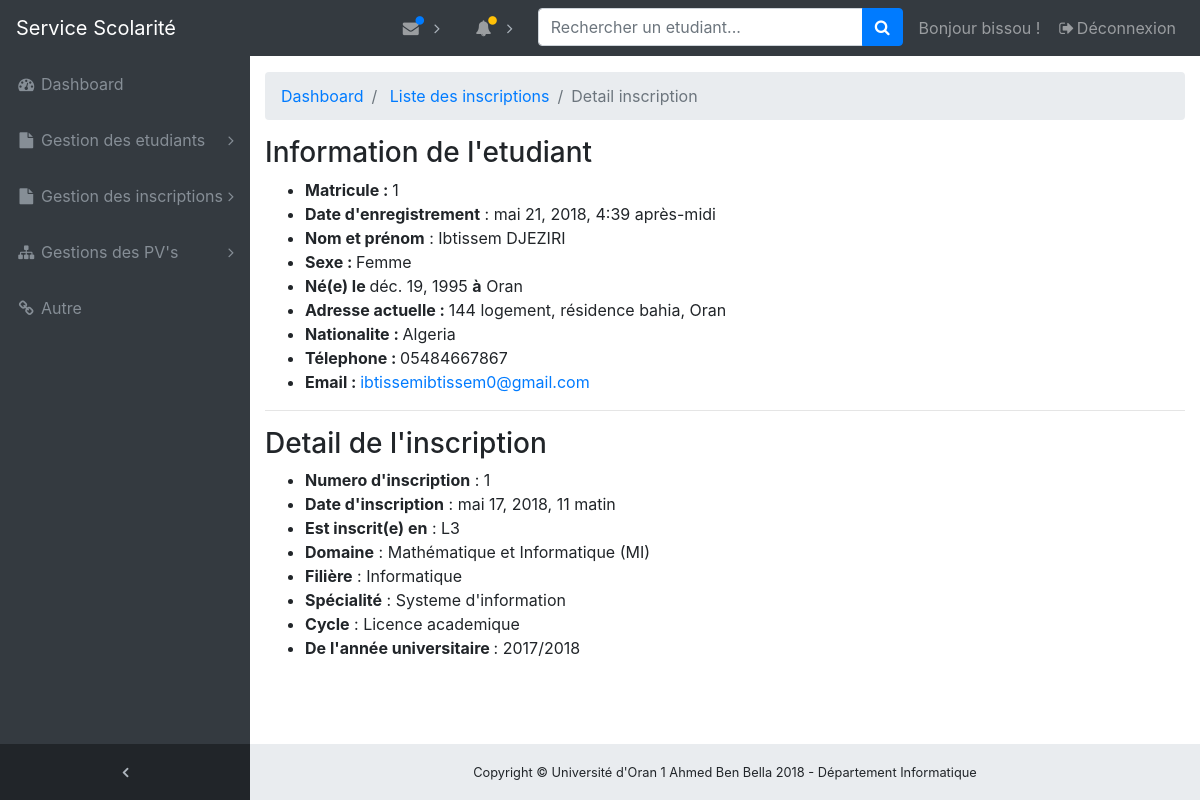
Page /dashboard/1/ (signed in) on the committed database.
### inscriptions/models.py (models this page shows, shortened)
class Inscription(models.Model):
    etudiant = models.ForeignKey(Etudiant)
    annee_universitaire = models.ForeignKey(Annee_universitaire)
    annee_specialite = models.ForeignKey(Annee_specialite)
    date_inscription = models.DateTimeField(auto_now_add=True)
    class Meta:
        db_table = "etudiant_inscription_specialite"
        verbose_name = "Inscription"
        verbose_name_plural = "Inscriptions"

class Etudiant(models.Model):
    user = models.OneToOneField('auth.User')
    sexe = models.CharField(
        choices=(('Homme', 'Homme'), ('Femme', 'Femme')), max_length=100, blank=True)
    adresse = models.CharField(max_length=256)
    date_naissance = models.DateField(blank=True, null=True)
    lieu_naissance = models.CharField(max_length=256, blank=True, null=True)
    nationalite = CountryField(blank=True)
    telephone = models.CharField(max_length=256, blank=True)
    class Meta:
        db_table = "etudiant"
        verbose_name = "Etudiant"
        verbose_name_plural = "Etudiants"

class Annee_specialite(models.Model):
    nom = models.CharField(max_length=256)
    specialite = models.ForeignKey(Specialite)
    class Meta:
        db_table = "annee_specialite"
        verbose_name = "Annee_specialite"
        verbose_name_plural = "Annees_specialite"

class Specialite(models.Model):
    nom = models.CharField(max_length=256)
    cycle = models.ForeignKey(Cycle)
    class Meta:
        db_table = "specialite"
        verbose_name = "Specialite"
        verbose_name_plural = "Specialites"

class Cycle(models.Model):
    nom = models.CharField(max_length=256)
    departement = models.ForeignKey(Departement)
    class Meta:
        db_table = "cycle"
        verbose_name = "Cycle"
        verbose_name_plural = "Cycles"

class Departement(models.Model):
    nom = models.CharField(max_length=256)
    domaine = models.ForeignKey(Domaine)
    class Meta:
        db_table = "departement"
        verbose_name = "Departement"
        verbose_name_plural = "Departements"

class Domaine(models.Model):
    nom = models.CharField(max_length=256)
    faculte = models.ForeignKey(Faculte)
    class Meta:
        db_table = "domaine"
        verbose_name = "Domaine"
        verbose_name_plural = "Domaines"

class Annee_universitaire(models.Model):
    nom = models.CharField(max_length=256)
    class Meta:
        db_table = "annee_universitaire"
        verbose_name = "Annee_universitaire"
        verbose_name_plural = "Annees_universitaire"

### dashboard/views.py (the view)
# urls.py: url(r'^(?P<pk>[0-9]+)/$', dashboard_detail_inscription, name='dashboard_detail_inscription'),
def dashboard_detail_inscription(request, pk):
    if request.user.is_authenticated:
        inscription = Inscription.objects.get(pk=pk)
        return render(request, 'dashboard/detail_inscription.html', {'inscription': inscription})
    else:
        return redirect('login_account')

### dashboard/templates/dashboard/detail_inscription.html
{% extends 'dashboard/base.html' %}
{% load staticfiles %}
{% block content %}
    <ol class="breadcrumb">
        <li class="breadcrumb-item">
            <a href="{% url 'dashboard_home_page' %}">Dashboard</a>
        </li>
        <li class="breadcrumb-item">
            <a href="{% url 'dashboard_liste_inscriptions' %}">Liste des inscriptions</a>
        </li>
        <li class="breadcrumb-item active">Detail inscription</li>
    </ol>
    <div class="row">
        <div class="col-12">
            <h3>Information de l'etudiant</h3>
            <ul>
                <li><strong>Matricule : </strong> {{ inscription.etudiant.id }}</li>
                <li><strong>Date d'enregistrement</strong>
                    : {{ inscription.etudiant.user.date_joined }}
                </li>
                <li><strong>Nom et prénom</strong>
                    : {{ inscription.etudiant.user.first_name.capitalize }} {{ inscription.etudiant.user.last_name.upper }}
                </li>
                <li><strong>Sexe : </strong> {{ inscription.etudiant.sexe }}</li>
                <li><strong>Né(e) le </strong>{{ inscription.etudiant.date_naissance }}
                    <strong> à</strong> {{ inscription.etudiant.lieu_naissance.capitalize }}</li>
                <li><strong>Adresse actuelle : </strong> {{ inscription.etudiant.adresse }}</li>
                <li><strong>Nationalite : </strong>{{ inscription.etudiant.nationalite.name }}</li>
                <li><strong>Télephone : </strong>{{ inscription.etudiant.telephone }}</li>
                <li><strong>Email : </strong> <a
                        href="mailto:{{ inscription.etudiant.user.email }}">{{ inscription.etudiant.user.email }}</a>
                </li>
            </ul>
            <hr>
            <h3>Detail de l'inscription</h3>
            <ul>
                <li><strong>Numero d'inscription</strong>
                    : {{ inscription.id }}
                </li>
                <li><strong>Date d'inscription</strong>
                    : {{ inscription.date_inscription }}
                </li>
                <li><strong>Est inscrit(e) en</strong>
                    : {{ inscription.annee_specialite.nom }}</li>
                <li><strong>Domaine</strong>
                    : {{ inscription.annee_specialite.specialite.cycle.departement.domaine.nom }}</li>
                <li><strong>Filière</strong>
                    : {{ inscription.annee_specialite.specialite.cycle.departement.nom }}</li>
                <li><strong>Spécialité</strong>
                    : {{ inscription.annee_specialite.specialite.nom }}</li>
                <li><strong>Cycle</strong> : {{ inscription.annee_specialite.specialite.cycle.nom }}</li>
                <li><strong>De l'année universitaire </strong>: {{ inscription.annee_universitaire.nom }}</li>
            </ul>
        </div>
    </div>
{% endblock %}

### dashboard/templates/dashboard/-navbar.html (shortened to what this page needs)
{% load staticfiles %}
{% block navbar %}
    <nav class="navbar navbar-expand-lg navbar-dark bg-dark fixed-top" id="mainNav">
        <a class="navbar-brand" href="{% url 'home_page' %}">Service Scolarité</a>
        <div class="collapse navbar-collapse" id="navbarResponsive">
            <ul class="navbar-nav navbar-sidenav" id="exampleAccordion">
                <li class="nav-item" data-toggle="tooltip" data-placement="right" title="Dashboard">
                    <a class="nav-link" href="{% url 'dashboard_home_page' %}">
                        <i class="fa fa-fw fa-dashboard"></i>
                        <span class="nav-link-text">Dashboard</span>
                    </a>
                </li>
                <li class="nav-item" data-toggle="tooltip" data-placement="right" title="Gestion des etudiants">
                    <a class="nav-link nav-link-collapse collapsed" data-toggle="collapse"
                       href="#collapseGestionEtudiants"
                       data-parent="#exampleAccordion">
                        <i class="fa fa-fw fa-file"></i>
                        <span class="nav-link-text">Gestion des etudiants</span>
                    </a>
                </li>
                <li class="nav-item" data-toggle="tooltip" data-placement="right" title="Example Pages">
                    <a class="nav-link nav-link-collapse collapsed" data-toggle="collapse" href="#collapseExamplePages"
                       data-parent="#exampleAccordion">
                        <i class="fa fa-fw fa-file"></i>
                        <span class="nav-link-text">Gestion des inscriptions</span>
                    </a>
                </li>
                <li class="nav-item" data-toggle="tooltip" data-placement="right" title="Menu Levels">
                    <a class="nav-link nav-link-collapse collapsed" data-toggle="collapse" href="#collapseMulti"
                       data-parent="#exampleAccordion">
                        <i class="fa fa-fw fa-sitemap"></i>
                        <span class="nav-link-text">Gestions des PV's</span>
                    </a>
                </li>
                <li class="nav-item" data-toggle="tooltip" data-placement="right" title="Link">
                    <a class="nav-link" href="#">
                        <i class="fa fa-fw fa-link"></i>
                        <span class="nav-link-text">Autre</span>
                    </a>
                </li>
            </ul>
            <ul class="navbar-nav sidenav-toggler">
                <li class="nav-item">
                    <a class="nav-link text-center" id="sidenavToggler">
                        <i class="fa fa-fw fa-angle-left"></i>
                    </a>
                </li>
            </ul>
            <ul class="navbar-nav ml-auto">
                <li class="nav-item dropdown">
                    <a class="nav-link dropdown-toggle mr-lg-2" id="messagesDropdown" href="#" data-toggle="dropdown"
                       aria-haspopup="true" aria-expanded="false">
                        <i class="fa fa-fw fa-envelope"></i>
                        <span class="indicator text-primary d-none d-lg-block">
                        <i class="fa fa-fw fa-circle"></i>
                    </span>
                    </a>
                </li>
                <li class="nav-item dropdown">
                    <a class="nav-link dropdown-toggle mr-lg-2" id="alertsDropdown" href="#" data-toggle="dropdown"
                       aria-haspopup="true" aria-expanded="false">
                        <i class="fa fa-fw fa-bell"></i>
                        <span class="indicator text-warning d-none d-lg-block">
                        <i class="fa fa-fw fa-circle"></i>
                    </span>
                    </a>
                </li>
                <li class="nav-item">
                    <form method="post" class="form-inline my-2 my-lg-0 mr-lg-2"> {% csrf_token %}
                        <div class="input-group">
                            <input class="form-control" type="text" placeholder="Rechercher un etudiant..." size="25">
                            <span class="input-group-append">
                            <button class="btn btn-primary" type="submit">
                                <i class="fa fa-search"></i>
                            </button>
                        </span>
                        </div>
                    </form>
                </li>
                <li class="nav-item">
                    <a class="nav-link">
                        Bonjour {{ user.username }} !</a>
                </li>
                <li class="nav-item">
                    <a class="nav-link" data-toggle="modal" data-target="#exampleModal">
                        <i class="fa fa-fw fa-sign-out"></i>Déconnexion</a>
                </li>
            </ul>
        </div>
    </nav>
{% endblock %}

### rows in the picture
Inscription: etudiant.id "1", etudiant.user.date_joined "mai 21, 2018, 4:39 après-midi", etudiant.user.first_name "Ibtissem", etudiant.user.last_name "DJEZIRI", etudiant.sexe "Femme", etudiant.date_naissance "déc. 19, 1995", etudiant.lieu_naissance "Oran", etudiant.adresse "144 logement, résidence bahia, Oran", etudiant.nationalite.name "Algeria", etudiant.telephone "05484667867", etudiant.user.email "ibtissemibtissem0@gmail.com", id "1", date_inscription "mai 17, 2018, 11 matin", annee_specialite.nom "L3", annee_specialite.specialite.cycle.departement.domaine.nom "Mathématique et Informatique (MI)", annee_specialite.specialite.cycle.departement.nom "Informatique", annee_specialite.specialite.nom "Systeme d'information", annee_specialite.specialite.cycle.nom "Licence academique", annee_universitaire.nom "2017/2018"

### other values in the picture
{{ user.username }} "bissou"
